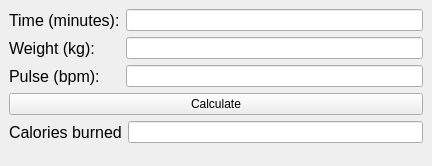
<?xml version="1.0" encoding="UTF-8"?>
<ui version="4.0">
 <class>MainWindow</class>
 <widget class="QMainWindow" name="MainWindow">
  <property name="geometry">
   <rect>
    <x>0</x>
    <y>0</y>
    <width>431</width>
    <height>166</height>
   </rect>
  </property>
  <property name="windowTitle">
   <string>Calorie Calculator</string>
  </property>
  <widget class="QWidget" name="centralwidget">
   <layout class="QVBoxLayout" name="verticalLayout">
    <item>
     <layout class="QFormLayout" name="formLayout">
      <item row="0" column="0">
       <widget class="QLabel" name="timeLabel">
        <property name="font">
         <font>
          <pointsize>12</pointsize>
         </font>
        </property>
        <property name="text">
         <string>Time (minutes):</string>
        </property>
       </widget>
      </item>
      <item row="0" column="1">
       <widget class="QLineEdit" name="timeLineEdit">
        <property name="frame">
         <bool>true</bool>
        </property>
       </widget>
      </item>
      <item row="1" column="0">
       <widget class="QLabel" name="weightLabel">
        <property name="font">
         <font>
          <pointsize>12</pointsize>
         </font>
        </property>
        <property name="text">
         <string>Weight (kg):</string>
        </property>
       </widget>
      </item>
      <item row="1" column="1">
       <widget class="QLineEdit" name="weightLineEdit"/>
      </item>
      <item row="2" column="0">
       <widget class="QLabel" name="pulseLabel">
        <property name="font">
         <font>
          <pointsize>12</pointsize>
         </font>
        </property>
        <property name="text">
         <string>Pulse (bpm):</string>
        </property>
       </widget>
      </item>
      <item row="2" column="1">
       <widget class="QLineEdit" name="pulseLineEdit"/>
      </item>
     </layout>
    </item>
    <item>
     <widget class="QPushButton" name="calculateButton">
      <property name="text">
       <string>Calculate</string>
      </property>
     </widget>
    </item>
    <item>
     <layout class="QFormLayout" name="formLayout_2">
      <item row="0" column="0">
       <widget class="QLabel" name="resultLabel">
        <property name="font">
         <font>
          <pointsize>12</pointsize>
         </font>
        </property>
        <property name="text">
         <string>Сalories burned</string>
        </property>
       </widget>
      </item>
      <item row="0" column="1">
       <widget class="QLineEdit" name="resultLineEdit">
        <property name="minimumSize">
         <size>
          <width>295</width>
          <height>0</height>
         </size>
        </property>
       </widget>
      </item>
     </layout>
    </item>
   </layout>
  </widget>
 </widget>
 <resources/>
 <connections/>
</ui>
